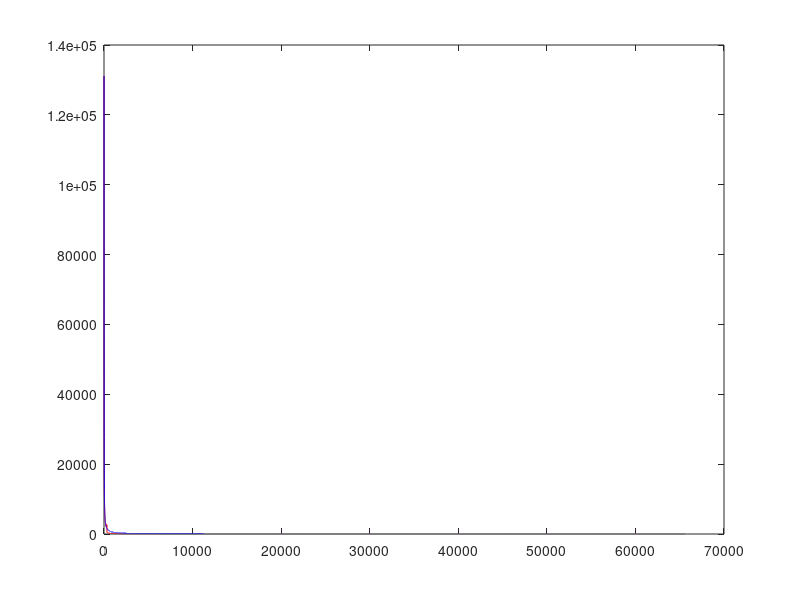
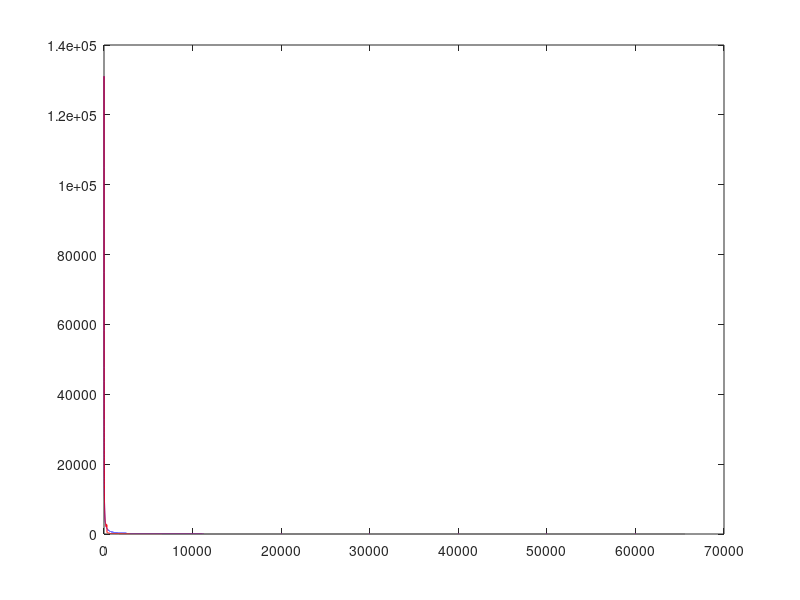

The MATLAB script that drew these images, in order:
div_table1 = [131072,104858,87381,74898,65536,58254,52429,47663,43691,40330,37449,34953,32768,30840,29127,27594,26214,24966,23831,22795,21845,20972,20165,19418,18725,18079,17476,16913,16384,15888,15420,14980,14564,14170,13797,13443,13107,12788,12483,12193,11916,11651,11398,11155,10923,10700,10486,10280,10082,9892,9709,9533,9362,9198,9039,8886,8738,8595,8456,8322,8192,8066,7944,7825,7710,7598,7490,7384,7282,7182,7085,6991,6899,6809,6722,6637,6554,6473,6394,6317,6242,6168,6096,6026,5958,5891,5825,5761,5699,5638,5578,5519,5461,5405,5350,5296,5243,5191,5140,5090,5041,4993,4946,4900,4855,4810,4766,4723,4681,4640,4599,4559,4520,4481,4443,4406,4369,4333,4297,4263,4228,4194,4161,4128,4096,4064,4033,4002,3972,3942,3913,3884,3855,3827,3799,3772,3745,3718,3692,3666,3641,3616,3591,3567,3542,3519,3495,3472,3449,3427,3404,3383,3361,3339,3318,3297,3277,3256,3236,3216,3197,3178,3158,3139,3121,3102,3084,3066,3048,3031,3013,2996,2979,2962,2945,2929,2913,2897,2881,2865,2849,2834,2819,2804,2789,2774,2759,2745,2731,2717,2703,2689,2675,2661,2648,2635,2621,2608,2595,2583,2570,2558,2545,2533,2521,2509,2497,2485,2473,2461,2450,2439,2427,2416,2405,2394,2383,2372,2362,2351,2341,2330,2320,2310,2300,2289,2280,2270,2260,2250,2241,2231,2222,2212,2203,2194,2185,2175,2166,2158,2149,2140,2131,2123,2114,2106,2097,2089,2081,2072,2064,2056,2048];
k1= 1565;% -6.1139,>>8, 1.5652e+03
b1=3613; % 3.6132e+03
k2=935; % -0.9130, >>10, 934.912
b2=697;
k3=307; % -0.6, >>9, 307.2
b3=563;
k4 =49;% -0.3822,>>7,48.92
b4 = 452;%451.6688
k5 = 122; % -0.2378,>>9,121.75;
b5 = 355;% 355.0915
k6 = 20; % -0.1566,>>7,20.0448;
b6 = 287;% 287.5
k7 = 47; % -0.0918,>>9,47.0016
b7 = 223;% 222.7647
k8 = 23;% -0.0452,>>9, 23.1424
b8 = 156;% 156.4348
k9 = 11;% -0.0220,>>9,11.2640
b9 = 110;% 110.0661
k10 = 3; % -0.0115,>>8,2.9440
b10 = 79;% 78.6154
k11 = 45;%-0.0055,>>13,45.0560
b11 = 54;% 54.3947
k12 = 1; % -0.0023,>>9,1.1776
b12 = 35;% 35.5977
y = zeros(1,65536);
for x=4:65536    
    if((x<=256)&&(x>=4))
        y(x)=div_table1(x-3);        
    end
    if((x<=335)&&(x>256))
        y(x)=b1-bitshift((k1*x+2^8),-9);        
    end
    if((x>335)&&(x<=427))
        y(x)=b2 - bitshift((k2*x+2^9),-10);       
    end
    if((x>427)&&(x<=512))
        y(x)=b3 - bitshift((k3*x+2^8),-9);      
    end    
    if((x<=669)&&(x>512))
        y(x)=b4 - bitshift((k4*x+2^6),-7); 
    end

    if((x<=833)&&(x>669))
        y(x)=b5 - bitshift((k5*x+2^8),-9); 
    end
    if((x<=999)&&(x>833))
        y(x)=b6 - bitshift((k6*x+2^6),-7); 
    end
    if((x<=1425)&&(x>999))
        y(x)=b7 - bitshift((k7*x+2^8),-9); 
    end
    if((x<=2000)&&(x>1425))
        y(x)=b8 - bitshift((k8*x+2^8),-9); 
    end
    if((x<=3000)&&(x>2000))
        y(x)=b9 - bitshift((k9*x+2^8),-9); 
    end
    if((x<=4040)&&(x>3000))
        y(x)=b10 - bitshift((k10*x+2^7),-8); 
    end
    if((x<=5844)&&(x>4040))
        y(x)=b11 - bitshift((k11*x+2^12),-13); 
    end
    if((x<=9712)&&(x>5844))
        y(x)=b12 - bitshift((k12*x+2^8),-9);         
    end
    if((x<=10485)&&(x>9712))
        y(x)=13;
    end
    if((x<=11397)&&(x>10485))
        y(x)=12;
    end
    if((x<=12483)&&(x>11397))
        y(x)=11;
    end
    if((x<13798)&&(x>12483))
        y(x)=10;
    end
    if((x<15421)&&(x>=13798))
        y(x)=9;
    end
    if((x<17477)&&(x>=15421))
        y(x)=8;
    end
    if((x<20165)&&(x>=17477))
        y(x)=7;
    end
    if((x<23832)&&(x>=20165))
        y(x)=6;
    end
    if((x<29128)&&(x>=23832))
        y(x)=5;
    end
    if((x<37450)&&(x>=29128))
        y(x)=4;
    end
    if((x<52429)&&(x>=37450))
        y(x)=3;
    end
    if(x>=52429)
        y(x)=2;
    end
    
end
x=4:65536;
figure(1);plot(x,y(4:end),'red');hold on;
x0 = 4:65536;
y0 = round(4*2^17*(1./x0));
plot(x0,y0,'blue');
figure(2);plot(x0,y0,'blue');hold on;plot(x,y(4:end),'red');
hold on; 





